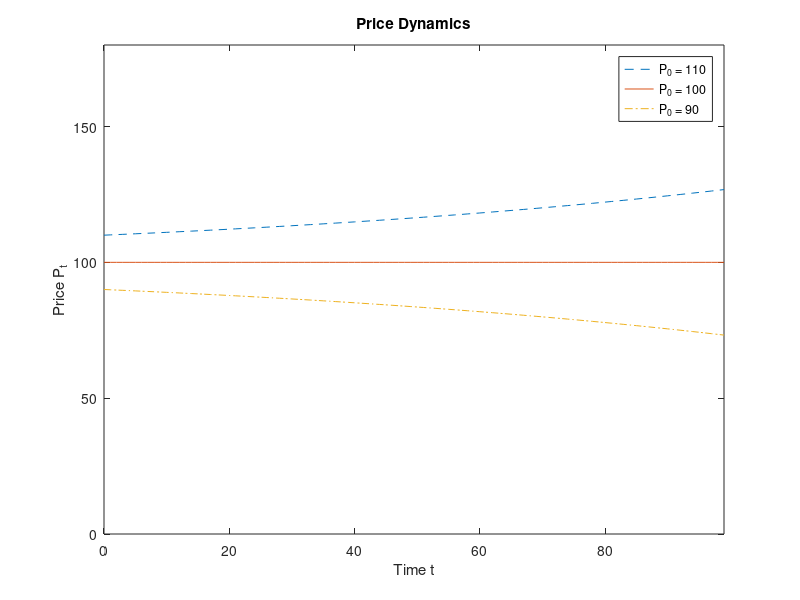
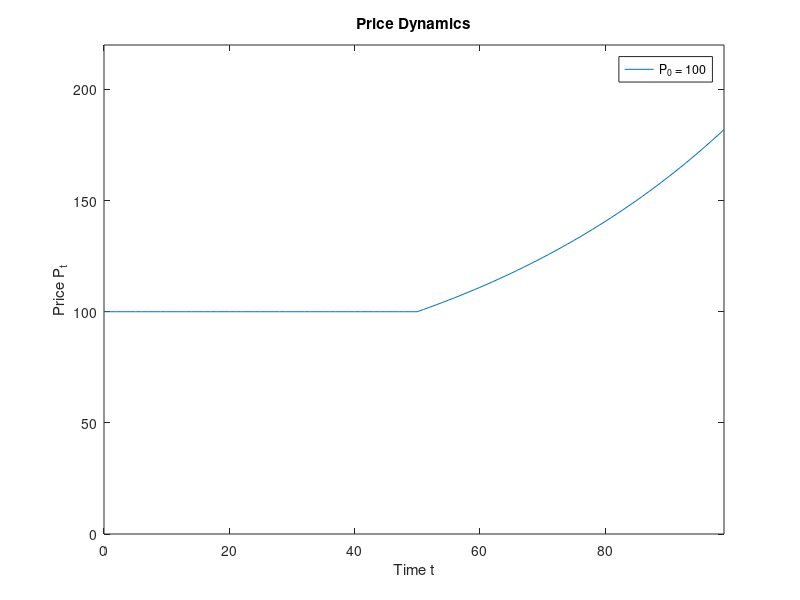

MATLAB code to generate these figures, in order:
% PROGRAM NAME: ps1
%
% This program generates and plots the price dynamics given the first-order 
% difference equation discussed in the problem set given some initial price 
%
% Prepared by Fu Tan
% Last update: 09/08/15
% Modified by Alex von Hafften on 09/08/2020

clear;
clc;

%%%%%%%%%%%%%%%%%%
% Problem #3
%%%%%%%%%%%%%%%%%%%

%%%%%%%%%%%%%
% PARAMETERS
%%%%%%%%%%%%%
r = 0.01; % interest rate
d = 1; % constant dividend
p0_eq = 100; % initial price
p0_neg = 90; % initial price
p0_pos = 110; % initial price
dim = 99; % terminal period t = 99

%%%%%%%%%%%%%%%%%
% INITIALIZATION
%%%%%%%%%%%%%%%%%
pvector_eq = zeros(dim+1,1); % creating a vector of price from t=0 to t=99
pvector_neg = zeros(dim+1,1);
pvector_pos = zeros(dim+1,1);

tvector = linspace(0,dim,dim+1)'; % creating a vector for time from 0 to 99

pvector_eq(1) = p0_eq; % giving value to the first element of the price 
                       % vector with the initial price
pvector_neg(1) = p0_neg;
pvector_pos(1) = p0_pos;

%%%%%%%%%%%
% DYNAMICS
%%%%%%%%%%%

for n = 2:dim+1 % starting from t = 1 to t = 100 
    pvector_eq(n) = (1+r)*pvector_eq(n-1)-d; % updating the price in the 
                                             % next period with the first-
                                             % order difference equation
    pvector_neg(n) = (1+r)*pvector_neg(n-1)-d;
    pvector_pos(n) = (1+r)*pvector_pos(n-1)-d;
end

%%%%%%%%
% PLOTS
%%%%%%%%
figure();
plot(tvector(:),pvector_pos(:), '--');
hold on;
plot(tvector(:),pvector_eq(:));
plot(tvector(:),pvector_neg(:), '-.');
title('Price Dynamics');
xlabel('Time t'); ylabel('Price P_t');
legend('P_0 = 110','P_0 = 100','P_0 = 90','Location','Northeast');
axis([0 dim 0 180])


%%%%%%%%%%%%%%
% Problem #4
%%%%%%%%%%%%%%

clear;
clc;

%%%%%%%%%%%%%
% PARAMETERS
%%%%%%%%%%%%%
d = 1; % constant dividend
p0_eq = 100; % initial price
p0_eqq = 69.597;
dim = 99; % terminal period t = 99

%%%%%%%%%%%%%%%%%
% INITIALIZATION
%%%%%%%%%%%%%%%%%
x = (1:2)'/100;
rvector = repmat(x, 1, 50)';
rvector = rvector(:);

pvector_eq = zeros(dim+1,1); % creating a vector of price from t=0 to t=99

tvector = linspace(0,dim,dim+1)'; % creating a vector for time from 0 to 99

pvector_eq(1) = p0_eq; % giving value to the first element of the price 
                       % vector with the initial price

%%%%%%%%%%%
% DYNAMICS
%%%%%%%%%%%

for n = 2:dim+1 % starting from t = 1 to t = 100 
    pvector_eq(n) = (1+rvector(n-1))*pvector_eq(n-1)-d; % updating the price in the 
                                             % next period with the first-
                                             % order difference equation
end

%%%%%%%%
% PLOTS
%%%%%%%%
figure();
plot(tvector(:),pvector_eq(:));
hold on;
title('Price Dynamics');
xlabel('Time t'); ylabel('Price P_t');
legend('P_0 = 100','Location','Northeast');
axis([0 dim 0 220])
